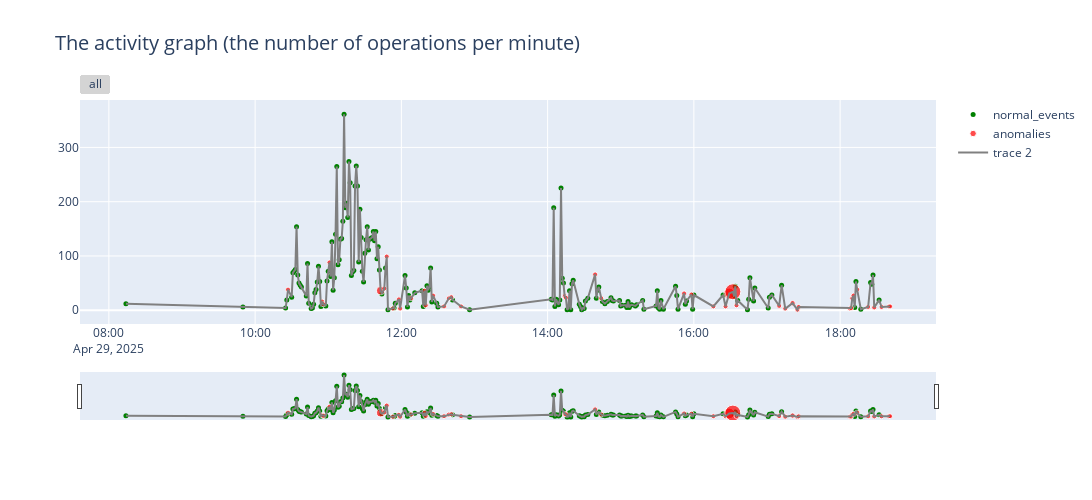

Here is the notebook cell this chart was saved with:
### Code cell
layout = go.Layout(
autosize=False,
width=1100,
height=500,
title={'text': f'The activity graph (the number of operations per minute)', 'font': dict(size=20)})

fig = go.Figure(layout=layout)

out = test_anomaly_count[test_anomaly_count['anomalies']>0]
norm = test_anomaly_count[test_anomaly_count['anomalies']==0]

fig.add_trace(go.Scatter(x=norm.index, y=norm['all_events'], mode='markers', marker=dict(color='green', size=5), name=f"normal_events"))

fig.add_trace(go.Scatter(x=out.index, y=out['all_events'], mode='markers',
                         marker=dict(color='red', 
                         #opacity = test_anomaly_count['percent_anomalies'],
                         size=test_anomaly_count['percent_anomalies']*15+5),
                         name=f"anomalies"))

fig.add_trace(go.Scatter(x=test_agg.index, y=test_anomaly_count['all_events'], mode='lines', line=dict(color='grey')))

fig.update_xaxes(
     rangeslider_visible=True,
     rangeselector = dict(
     buttons= list([
     dict(step = 'all') ])))

### Figure 1 — Plotly figure (JSON) as saved in the notebook; plotly's stock layout.template omitted (floating-point values rounded to 4 significant figures; data arrays with more than 128 entries replaced by an {"elided": "..."} marker saying what was removed)
{"data": [{"marker": {"color": "green", "size": 5}, "mode": "markers", "name": "normal_events", "type": "scatter", "x": {"elided": "170 str values"}, "y": {"elided": "170 int values"}}, {"marker": {"color": "red", "size": {"elided": "214 float values"}}, "mode": "markers", "name": "anomalies", "type": "scatter", "x": ["2025-04-29T10:27:00.000000000", "2025-04-29T10:55:00.000000000", "2025-04-29T10:56:00.000000000", "2025-04-29T11:01:00.000000000", "2025-04-29T11:43:00.000000000", "2025-04-29T11:46:00.000000000", "2025-04-29T11:48:00.000000000", "2025-04-29T11:53:00.000000000", "2025-04-29T11:58:00.000000000", "2025-04-29T11:59:00.000000000", "2025-04-29T12:08:00.000000000", "2025-04-29T12:19:00.000000000", "2025-04-29T12:20:00.000000000", "2025-04-29T12:26:00.000000000", "2025-04-29T12:35:00.000000000", "2025-04-29T12:39:00.000000000", "2025-04-29T12:41:00.000000000", "2025-04-29T12:49:00.000000000", "2025-04-29T14:14:00.000000000", "2025-04-29T14:15:00.000000000", "2025-04-29T14:39:00.000000000", "2025-04-29T14:44:00.000000000", "2025-04-29T15:52:00.000000000", "2025-04-29T15:58:00.000000000", "2025-04-29T16:16:00.000000000", "2025-04-29T16:26:00.000000000", "2025-04-29T16:29:00.000000000", "2025-04-29T16:32:00.000000000", "2025-04-29T16:35:00.000000000", "2025-04-29T17:10:00.000000000", "2025-04-29T17:15:00.000000000", "2025-04-29T17:21:00.000000000", "2025-04-29T17:25:00.000000000", "2025-04-29T17:26:00.000000000", "2025-04-29T18:08:00.000000000", "2025-04-29T18:09:00.000000000", "2025-04-29T18:10:00.000000000", "2025-04-29T18:11:00.000000000", "2025-04-29T18:14:00.000000000", "2025-04-29T18:23:00.000000000", "2025-04-29T18:28:00.000000000", "2025-04-29T18:34:00.000000000", "2025-04-29T18:40:00.000000000", "2025-04-29T18:41:00.000000000"], "y": [38, 16, 11, 88, 36, 40, 99, 3, 20, 3, 22, 36, 9, 27, 7, 22, 24, 7, 26, 23, 66, 22, 31, 29, 7, 7, 31, 34, 9, 8, 3, 13, 1, 6, 3, 4, 22, 27, 38, 6, 5, 6, 7, 7]}, {"line": {"color": "grey"}, "mode": "lines", "type": "scatter", "x": {"elided": "214 str values"}, "y": {"elided": "214 int values"}}], "layout": {"autosize": false, "height": 500, "title": {"font": {"size": 20}, "text": "The activity graph (the number of operations per minute)"}, "width": 1100, "xaxis": {"rangeselector": {"buttons": [{"step": "all"}]}, "rangeslider": {"visible": true}}}}
